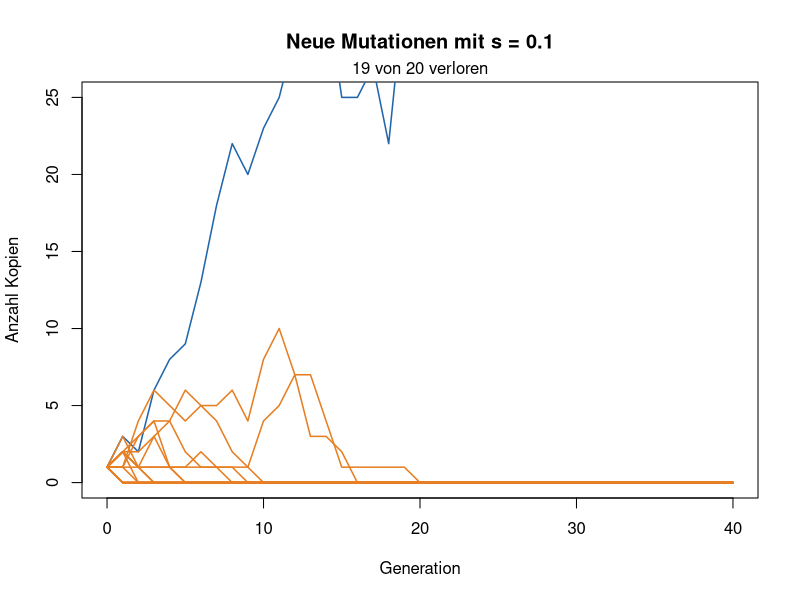
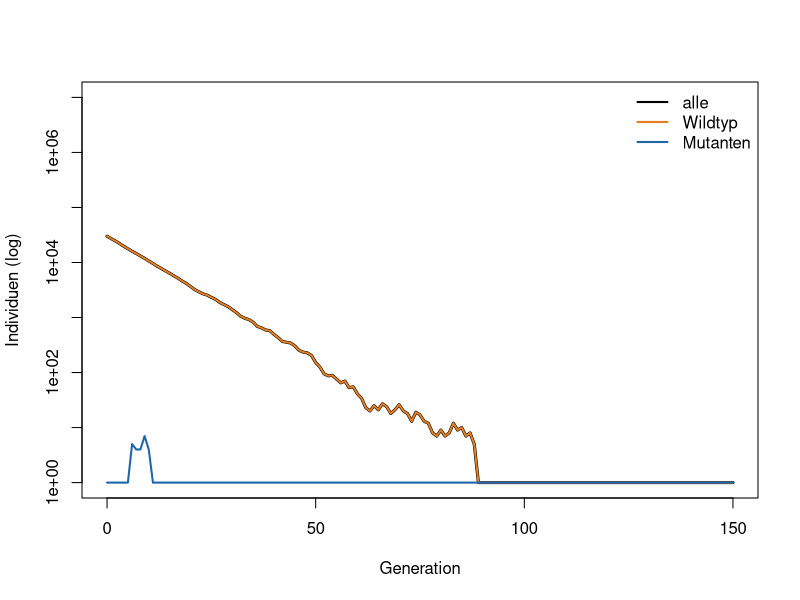
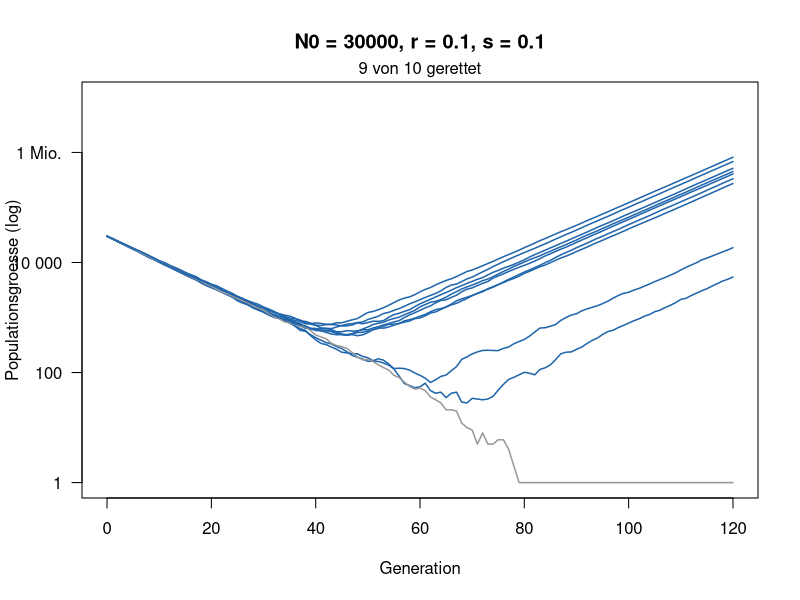
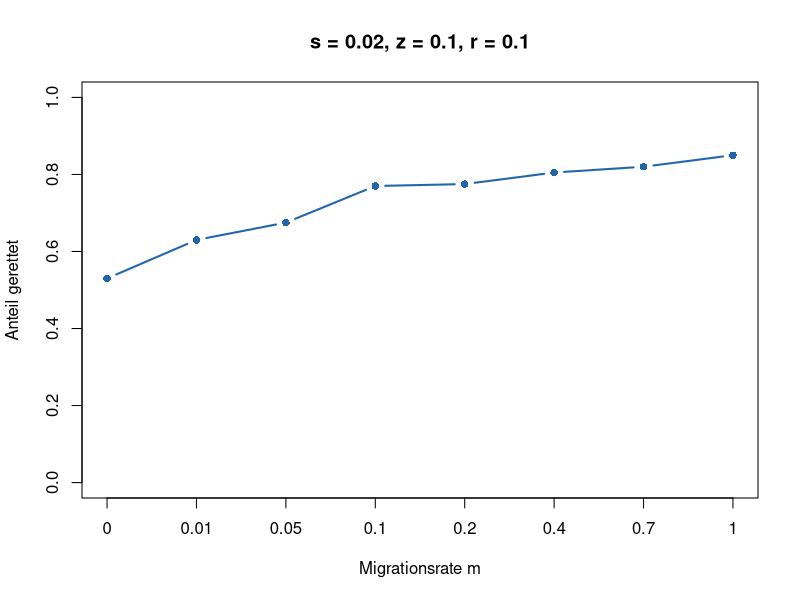
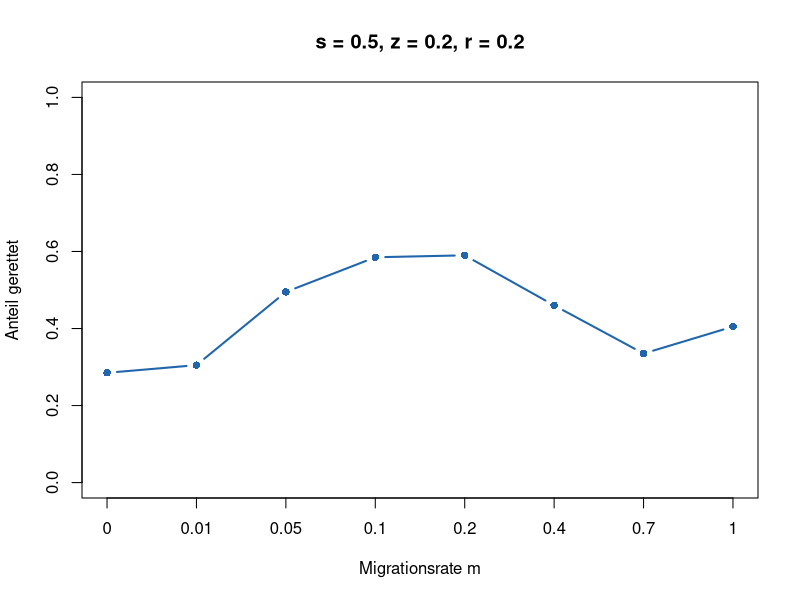

These charts were generated, in order, by the following R code:
## ---- chunk 1
knitr::opts_chunk$set(echo = TRUE, warning = FALSE, message = FALSE,
                      fig.height = 4.6, fig.width = 7.5)
## ---- chunk 2
#| code-fold: true
#| code-summary: "Hilfsfunktionen (nicht verändern)"
# Eine Mutation über die Zeit: jede Kopie hat im Mittel 1 + s Nachkommen
linie <- function(s, generationen = 40) {
  n <- numeric(generationen + 1)
  n[1] <- 1
  for (t in seq_len(generationen)) n[t + 1] <- rpois(1, n[t] * (1 + s))
  n
}

zeige_linien <- function(s, anzahl = 20) {
  plot(NA, xlim = c(0, 40), ylim = c(0, 25), xlab = "Generation",
       ylab = "Anzahl Kopien", main = paste("Neue Mutationen mit s =", s))
  verloren <- 0
  for (i in seq_len(anzahl)) {
    n <- linie(s)
    weg <- n[41] == 0
    verloren <- verloren + weg
    lines(0:40, n, col = if (weg) "#e67e22" else "#2166ac", lwd = 1.5)
  }
  mtext(paste(verloren, "von", anzahl, "verloren"), side = 3, line = 0.2)
}

# 1 = etabliert (100 Kopien erreicht), 0 = verloren
schicksal <- function(s, grenze = 100) {
  n <- 1
  while (n > 0 && n < grenze) n <- rpois(1, n * (1 + s))
  as.numeric(n >= grenze)
}

schaetze_etablierung <- function(s, wiederholungen = 2000) {
  mean(replicate(wiederholungen, schicksal(s)))
}

# Eine schrumpfende Population: Wildtyp (1 - r), Mutanten (1 + s)
rettung_lauf <- function(N0, r, s, U = 1e-5, generationen = 120) {
  wt <- N0; mut <- 0
  N <- numeric(generationen + 1); N[1] <- N0
  for (t in seq_len(generationen)) {
    neu <- rbinom(1, wt, U)
    wt <- rpois(1, wt * (1 - r))
    mut <- min(rpois(1, mut * (1 + s)) + neu, 1e7)
    N[t + 1] <- wt + mut
  }
  N
}

zeige_rettung <- function(N0, r, s, anzahl = 10) {
  plot(NA, xlim = c(0, 120), ylim = c(1, 1e7), log = "y", xlab = "Generation",
       ylab = "Populationsgroesse (log)", yaxt = "n",
       main = paste0("N0 = ", N0, ", r = ", r, ", s = ", s))
  axis(2, at = 10^c(0, 2, 4, 6), labels = c("1", "100", "10 000", "1 Mio."), las = 1)
  gerettet <- 0
  for (i in seq_len(anzahl)) {
    N <- rettung_lauf(N0, r, s)
    ok <- N[121] > 0
    gerettet <- gerettet + ok
    lines(0:120, pmax(N, 1), col = if (ok) "#2166ac" else "grey60", lwd = 1.5)
  }
  mtext(paste(gerettet, "von", anzahl, "gerettet"), side = 3, line = 0.2)
}

# 1 = gerettet (1000 Mutanten), 0 = ausgestorben
rettung <- function(N0, r, s, U = 1e-5, grenze = 1000) {
  wt <- N0; mut <- 0
  repeat {
    neu <- rbinom(1, wt, U)
    wt <- rpois(1, wt * (1 - r))
    mut <- rpois(1, mut * (1 + s)) + neu
    if (mut >= grenze) return(1)
    if (wt + mut == 0) return(0)
  }
}

schaetze_rettung <- function(N0, r, s, wiederholungen = 300) {
  mean(replicate(wiederholungen, rettung(N0, r, s)))
}

# Näherung (Orr & Unckless 2014)
formel <- function(N0, r, s, U = 1e-5) round(1 - exp(-2 * N0 * U * s / r), 2)
## ---- chunk 3
#| fig-height: 4.4
#| fig-width: 7.5
zeige_linien(s = 0.1)   # hier s ändern
## ---- chunk 4
schaetze_etablierung(s = 0.1)   # hier s ändern
2 * 0.1                         # Faustregel
2 * 0.1 / (1 + 0.1)             # Verzweigungsprozess, Spielzeugmodell
## ---- chunk 5
#| fig-height: 4.4
#| fig-width: 7.5
N0 <- 30000   # Startgrösse
r  <- 0.1     # Rückgang des Wildtyps pro Generation
s  <- 0.1     # Vorteil der Mutante
U  <- 1e-5    # Mutationsrate
generationen <- 150

# 1. Zustand: ein Platz pro Generation
wt  <- numeric(generationen + 1)
mut <- numeric(generationen + 1)
wt[1]  <- N0
mut[1] <- 0

# 2. und 3.: eine Generation, viele Male
for (t in 1:generationen) {
  neu        <- rbinom(1, wt[t], U)                # neue Mutanten unter den Wildtypen
  wt[t + 1]  <- rpois(1, wt[t] * (1 - r))          # Wildtyp: im Mittel 1 - r Nachkommen
  mut[t + 1] <- rpois(1, mut[t] * (1 + s)) + neu   # Mutanten: im Mittel 1 + s Nachkommen
}

plot(0:generationen, pmax(wt + mut, 1), type = "l", lwd = 3, log = "y",
     xlab = "Generation", ylab = "Individuen (log)", ylim = c(1, 1e7))
lines(0:generationen, pmax(wt, 1),  col = "#e67e22", lwd = 2)
lines(0:generationen, pmax(mut, 1), col = "#2166ac", lwd = 2)
legend("topright", c("alle", "Wildtyp", "Mutanten"), col = c("black", "#e67e22", "#2166ac"),
       lwd = 2, bty = "n")

which(mut > 0)[1] - 1   # in welcher Generation gibt es zum ersten Mal Mutanten?
## ---- chunk 6
ein_lauf <- function(N0, r, s, U = 1e-5) {
  wt <- N0
  mut <- 0
  while (wt + mut > 0 && mut < 1000) {   # solange nicht ausgestorben und nicht gerettet
    neu <- rbinom(1, wt, U)
    wt  <- rpois(1, wt * (1 - r))
    mut <- rpois(1, mut * (1 + s)) + neu
  }
  as.numeric(mut >= 1000)   # 1 = gerettet, 0 = ausgestorben
}

ergebnisse <- replicate(200, ein_lauf(N0 = 30000, r = 0.1, s = 0.1))
sum(ergebnisse)    # wie viele von 200 gerettet?
mean(ergebnisse)   # Anteil: Schätzung der Wahrscheinlichkeit
## ---- chunk 7
#| fig-height: 4.6
#| fig-width: 7.5
zeige_rettung(N0 = 30000, r = 0.1, s = 0.1)   # hier N0 oder r ändern
## ---- chunk 8
schaetze_rettung(N0 = 30000, r = 0.1, s = 0.1)   # hier ändern
formel(N0 = 30000, r = 0.1, s = 0.1)             # gleich ändern
## ---- chunk 9
zwei_orte <- function(m, s, z, r, K = 5000, theta = 100, U = 2e-5, grenze = 500) {
  wt  <- c(K, K)   # Wildtyp in Ort 1 und Ort 2
  mut <- c(0, 0)   # Mutanten in Ort 1 und Ort 2
  for (t in 1:1000) {
    schlecht <- c(TRUE, t > theta)
    wt  <- rpois(2, wt * ifelse(schlecht, 1 - r, 1))
    if (!schlecht[2]) wt[2] <- K                  # Zuflucht bleibt voll
    neu <- rbinom(2, wt, U)                       # neue Mutanten
    mut <- rpois(2, mut * ifelse(schlecht, 1 + z, 1 - s)) + neu
    weg_wt  <- rbinom(2, wt,  m / 2)              # Migration
    weg_mut <- rbinom(2, mut, m / 2)
    wt  <- wt  - weg_wt  + rev(weg_wt)
    mut <- mut - weg_mut + rev(weg_mut)
    if (sum(mut) >= grenze) return(1)             # gerettet
    if (sum(wt) + sum(mut) == 0) return(0)        # ausgestorben
  }
  0
}
## ---- chunk 10
#| code-fold: true
#| code-summary: "Abbildung (nicht verändern)"
zeige_migration <- function(s, z, r, wiederholungen = 200) {
  m_werte <- c(0, 0.01, 0.05, 0.1, 0.2, 0.4, 0.7, 1)
  p <- sapply(m_werte, function(m) mean(replicate(wiederholungen, zwei_orte(m, s, z, r))))
  plot(seq_along(m_werte), p, type = "b", pch = 16, lwd = 2, col = "#2166ac",
       ylim = c(0, 1), xaxt = "n", xlab = "Migrationsrate m", ylab = "Anteil gerettet",
       main = paste0("s = ", s, ", z = ", z, ", r = ", r))
  axis(1, at = seq_along(m_werte), labels = m_werte)
  invisible(data.frame(m = m_werte, gerettet = p))
}
## ---- chunk 11
#| fig-height: 4
#| fig-width: 7.5
set.seed(1)
zeige_migration(s = 0.02, z = 0.1, r = 0.1)   # billige Mutante
## ---- chunk 12
#| fig-height: 4
#| fig-width: 7.5
set.seed(1)
zeige_migration(s = 0.5, z = 0.2, r = 0.2)    # teure Mutante: bitte s ändern
